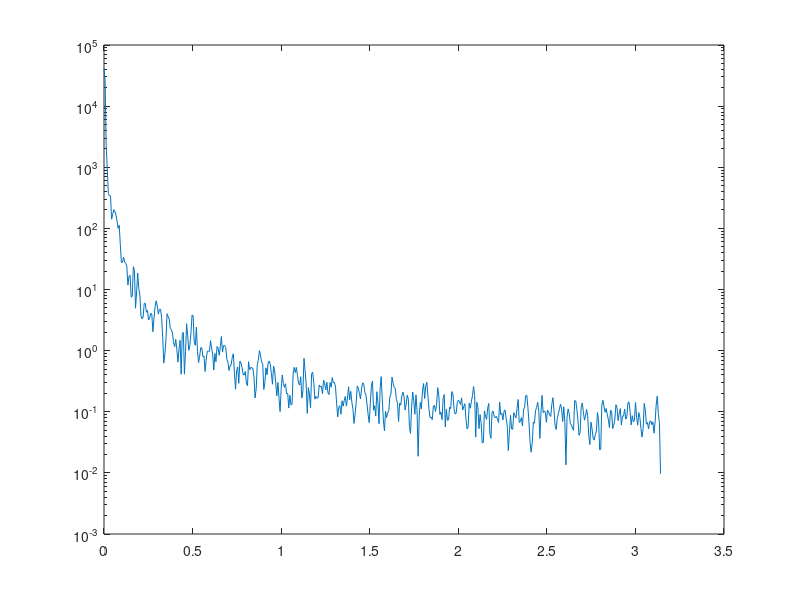

This figure's MATLAB source:

ntime = 1000;
N = 5;
sigma = 1;
a = zeros(ntime,N);
a(1,:) = sigma*randn(1,N);
for i=2:ntime
    a(i,:) = a(i-1,:) + sigma*randn(1,N);
end

hw = hann(ntime);
period =[];
for i=1:N
    [pxx, w] = periodogram(a(:,i),hw);
    if i==1
        period = pxx;
        %figure,semilogy(w, pxx);
    else
        period = period + pxx;
    end
end
period = period/N;

figure,semilogy(w, period)
